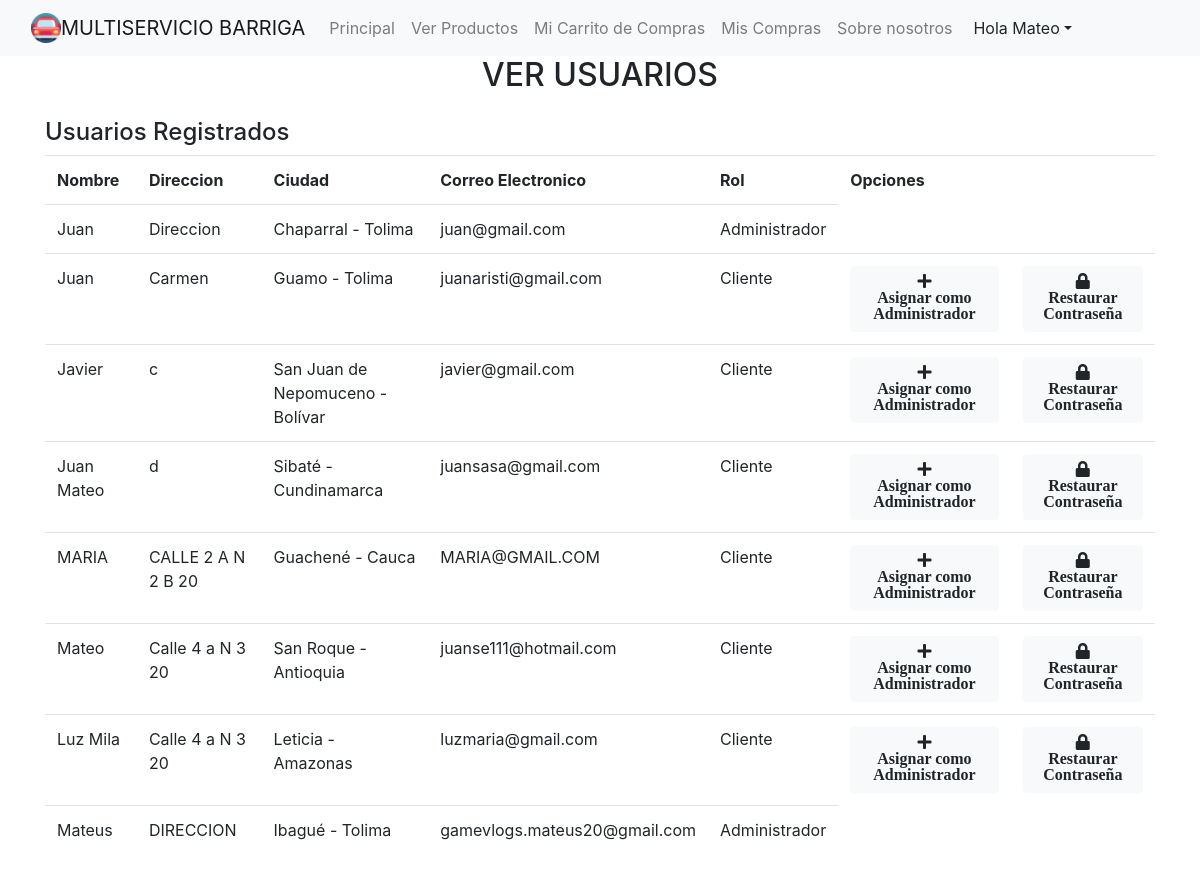
The page /usuariostodos.php (signed in) on the database as committed earlier.
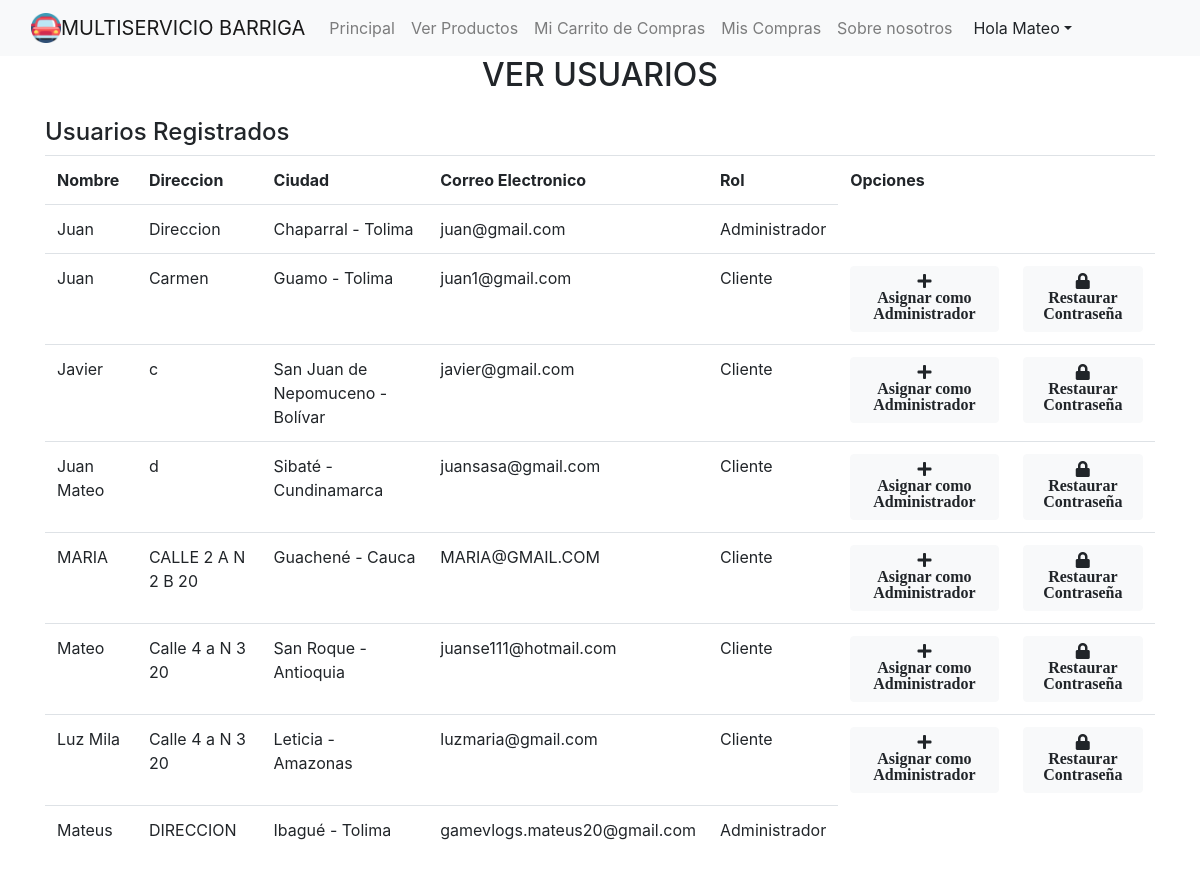
The same page on the database as committed later.
### tables this page shows
CREATE TABLE `usuarios` (
  `id_usuario` int(10) UNSIGNED NOT NULL,
  `name` varchar(60) NOT NULL,
  `tipo_documento` varchar(10) NOT NULL DEFAULT 'CC',
  `numero_documento` int(11) NOT NULL,
  `celular_usuario` bigint(20) NOT NULL,
  `email` varchar(70) NOT NULL,
  `password` varchar(255) NOT NULL,
  `direccion_usuario` varchar(100) NOT NULL,
  `IDCIUDAD` int(11) NOT NULL,
  `rol_usuario` int(11) NOT NULL,
  `estado_usuario` int(11) NOT NULL,
  `ultimo_ingreso` datetime DEFAULT NULL
);

CREATE TABLE `ciudades` (
  `IDCIUDAD` int(11) NOT NULL,
  `NOMBRECIUDAD` varchar(99) NOT NULL,
  `departamentos_IDDEPARTAMENTO` int(11) NOT NULL
);

CREATE TABLE `departamentos` (
  `IDDEPARTAMENTO` int(11) NOT NULL,
  `NOMBREDEPARTAMENTO` varchar(99) NOT NULL
);

### usuariostodos.php (the view, shortened to what this page needs)
<?php include("includes/header.php");
?>
<header class="masthead">
	<div class="container d-flex h-100 align-items-center">
		<div class="mx-auto text-center">
			<h2 class="mx-auto my-0 text-uppercase">Ver Usuarios</h2>
		</div>
	</div><br>
</header>
<div class="container">
	<div class="row">
		<div class="col-md-12">
			<div class="well well-sm">
				<h4><i class='glyphicon glyphicon-search'></i>Usuarios Registrados</h4>
			</div>
			<div class="panel-body">
				<div class="table-responsive">
					<table class="table">
						<center>
							<tr>
								<th>Nombre</th>
								<th>Direccion </th>
								<th>Ciudad</th>
								<th>Correo Electronico</th>
								<th>Rol</th>
								<center>
									<th colspan="2">Opciones</th>
								</center>
								<?php
								$sql = "SELECT * FROM  usuarios";
								$query = mysqli_query($con, $sql);
								while ($row = mysqli_fetch_array($query)) {
								?>
							<tr>
								<td><?php echo $row['name']; ?></td>
								<td><?php echo $row['direccion_usuario']; ?></td>
								<td> <?php $id_ciudad = $row['IDCIUDAD'];
										$id_usuario = $row['id_usuario'];
										$sql1 = "SELECT * FROM departamentos, ciudades WHERE departamentos.IDDEPARTAMENTO=ciudades.departamentos_IDDEPARTAMENTO and ciudades.IDCIUDAD='$id_ciudad';";
										$query1 = mysqli_query($con, $sql1);
										while ($row1 = mysqli_fetch_array($query1)) { ?>
									<?php echo $row1['NOMBRECIUDAD'] . " - " . $row1['NOMBREDEPARTAMENTO'];
										} ?></td>
								<td><?php $email = $row['email'];
									echo $row['email']; ?></td>
								<td><?php $rol = $row['rol_usuario'];
									if ($rol == '1') {
										echo 'Administrador';
									} elseif ($rol == '2') {
										echo 'Empleado';
									} else {
										echo 'Cliente';
									} ?></td>
								<?php if ($rol != '1') { ?>
									<td><a href="asigna_admin.php?id=<?php echo base64_encode($id_usuario) ?>"><button type="button" class="btn btn-light"> <i class="fa fa-plus bigicon"><br>Asignar como Administrador</i></button></a></td>
									<td><a href="restaura_password.php?id=<?php echo base64_encode($id_usuario) ?>&email=<?php echo base64_encode($email) ?>"><button type="button" class="btn btn-light"> <i class="fa fa-lock bigicon"><br>Restaurar Contraseña</i></button></a></td>
								<?php } ?>
							</tr>
				</div> <?php } ?>
</body>
</html>

### includes/header.php (shortened to what this page needs)
<!DOCTYPE html>
<html lang="en">
<?php require_once("./config/db.php");
require_once("./config/conexion.php");
$sql1 = "SELECT * FROM  usuarios where id_usuario='" . $_SESSION['id_usuario'] . "'";
$query1 = mysqli_query($con, $sql1);
while ($d1 = mysqli_fetch_array($query1)) {
	$nombre = $d1['name'];
}
?>
<head>
	<link rel="stylesheet" href="https://cdn.jsdelivr.net/npm/bootstrap@4.5.3/dist/css/bootstrap.min.css">
	<link rel="stylesheet" href="https://cdnjs.cloudflare.com/ajax/libs/font-awesome/5.15.1/css/all.min.css">
</head>
<body>
	<nav class="navbar navbar-expand-lg navbar-light bg-light">
		<div class="container-fluid">
			<img src="images/carroicono.png" align="left" width="30" height="30"> <a class="navbar-brand" href="index.php"> MULTISERVICIO BARRIGA</a>
			<div class="collapse navbar-collapse" id="navbarSupportedContent">
				<ul class="navbar-nav me-auto mb-2 mb-lg-0">
					<li class="nav-item">
						<a class="nav-link" aria-current="page" href="home.php">Principal</a>
					</li>
					<?php if ($_SESSION['rol'] == 1 or $_SESSION['rol'] == 2) { ?>
						<li class="nav-item">
							<div class="dropdown navbar-nav me-auto mb-2 mb-lg-0 ">
								<button class="btn btn-light dropdown-toggle align-right" type="button" id="dropdownMenuButton" data-toggle="dropdown" aria-haspopup="true" aria-expanded="false">
									Productos</button>
								<div class="dropdown-menu" aria-labelledby="dropdownMenuButton">
									<a class="dropdown-item" href="ver_producto.php">Ver productos</a>
									<a class="dropdown-item" href="registraproducto.php">Registrar Productos</a>
								</div>
							</div>
						</li>
						<li class="nav-item">
							<div class="dropdown navbar-nav me-auto mb-2 mb-lg-0 ">
								<button class="btn btn-light dropdown-toggle align-right" type="button" id="dropdownMenuButton" data-toggle="dropdown" aria-haspopup="true" aria-expanded="false">
									Realizar venta</button>
								<div class="dropdown-menu" aria-labelledby="dropdownMenuButton">
									<a class="dropdown-item" href="venta_directa.php">Hacer Venta Directa</a>
									<a class="dropdown-item" href="historial_venta.php">Historial Compras de Cliente</a>
								</div>
							</div>
						</li>
						<li class="nav-item">
							<a class="nav-link" href="usuariostodos.php">Usuarios</a>
						</li>
						<li class="nav-item">
							<a class="nav-link" href="verventas.php">Consultar Ventas</a>
						</li>
						<li class="nav-item">
							<div class="dropdown navbar-nav me-auto mb-2 mb-lg-0 ">
								<button class="btn btn-light dropdown-toggle align-right" type="button" id="dropdownMenuButton" data-toggle="dropdown" aria-haspopup="true" aria-expanded="false">
									Marcas</button>
								<div class="dropdown-menu" aria-labelledby="dropdownMenuButton">
									<a class="dropdown-item" href="ver_marcas.php">Ver Marcas</a>
									<a class="dropdown-item" href="registrarmarcas.php">Registrar Marcas</a>
								</div>
							</div>
						</li>
						<li class="nav-item">
							<div class="dropdown navbar-nav me-auto mb-2 mb-lg-0 ">
								<button class="btn btn-light dropdown-toggle align-right" type="button" id="dropdownMenuButton" data-toggle="dropdown" aria-haspopup="true" aria-expanded="false">
									Categorias</button>
								<div class="dropdown-menu" aria-labelledby="dropdownMenuButton">
									<a class="dropdown-item" href="ver_categorias.php">Ver Categorias</a>
									<a class="dropdown-item" href="registrarcategorias.php">Registrar Categorias</a>
								</div>
							</div>
						<li class="nav-item">
							<div class="dropdown navbar-nav me-auto mb-2 mb-lg-0 ">
								<button class="btn btn-light dropdown-toggle align-right" type="button" id="dropdownMenuButton" data-toggle="dropdown" aria-haspopup="true" aria-expanded="false">
									Inventario</button>
								<div class="dropdown-menu" aria-labelledby="dropdownMenuButton">
									<a class="dropdown-item" href="ver_inventario.php">Ver Inventario</a>
									<a class="dropdown-item" href="recibodiario.php">Generar Recibo de Diario</a>
									<a class="dropdown-item" href="estadisticas.php">Estadisticas</a>
								</div>
							</div>
						</li>
			</div>
			</li>
		<?php } else { ?>
			<?php if ($_SESSION['rol'] == 3) { ?>
				<li class="nav-item">
					<a class="nav-link" href="ver_producto1.php">Ver Productos</a>
				</li>
				<li class="nav-item">
					<a class="nav-link" href="carrito.php">Mi Carrito de Compras</a>
				</li>
				<li class="nav-item">
					<a class="nav-link" href="ver_compras.php">Mis Compras</a>
				</li>
				<li class="nav-item">
					<a class="nav-link" href="nosotros.php">Sobre nosotros</a>
				</li>
		<?php }
					} ?></ul>
		<div class="dropdown navbar-nav me-auto mb-2 mb-lg-0 ">
			<button class="btn btn-light dropdown-toggle align-right" type="button" id="dropdownMenuButton" data-toggle="dropdown" aria-haspopup="true" aria-expanded="false">
				Hola <?php echo $nombre; ?></button>
		</div>
		</div>
		</div>
	</nav>
	</head>

### usuariostodos.php (style rules this page uses)
html { min-height: 100%; position: relative; }
body { margin: 0; margin-bottom: 40px; }

Rows that differ between the two databases and show on the page:
changed usuarios "Carmen": email "juanaristi@gmail.com" → "juan1@gmail.com"
